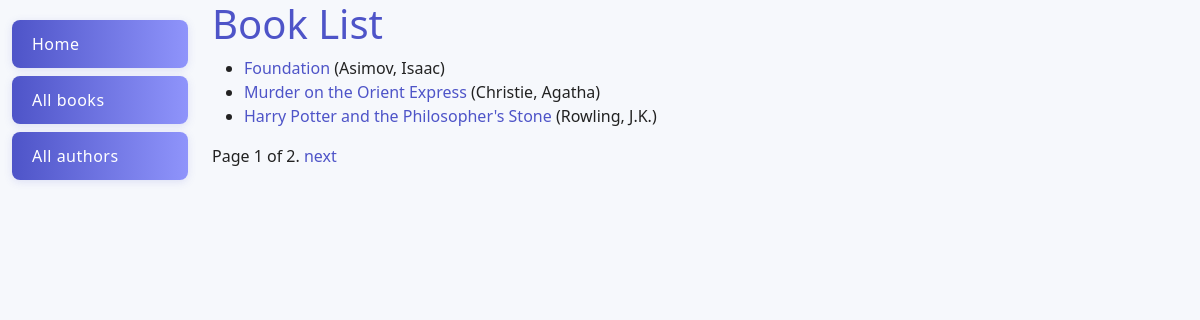
/catalog/books/, run on the app's committed database.
### catalog/models.py (models this page shows, shortened)
class Book(models.Model):
    title = models.CharField(max_length=200)
    author = models.ForeignKey('Author', on_delete=models.RESTRICT, null=True)
    summary = models.TextField(max_length=1000, help_text="Enter a brief description of the book")
    isbn = models.CharField(
                            'ISBN', max_length=13,
                            unique=True,
                            help_text='13 Character '
                                      '<a href="https://www.isbn-international.org/content/what-isbn"'
                                      '>ISBN number</a>')
    genre = models.ManyToManyField(Genre, help_text="Select a genre for this book")
    language = models.ForeignKey('Language', on_delete=models.SET_NULL, null=True)
    def get_absolute_url(self):
        return reverse('book-detail', args=[str(self.id)])
    def display_genre(self):
        return ', '.join(genre.name for genre in self.genre.all()[:3])
    display_genre.short_description = 'Genre'

class Author(models.Model):
    first_name = models.CharField(max_length=100)
    last_name = models.CharField(max_length=100)
    date_of_birth = models.DateField(null=True, blank=True)
    date_of_death = models.DateField('Died', null=True, blank=True)
    class Meta:
        ordering = ['first_name', 'last_name']
    def __str__(self):
        return f'{self.last_name}, {self.first_name}'

### catalog/views.py (the view)
# urls.py: path('books/', views.BookListView.as_view(), name='books'),
class BookListView(generic.ListView):
    model = Book
    context_object_name = 'book_list'
    paginate_by = 3

### catalog/templates/catalog/book_list.html
{% extends "base_generic.html" %}
{% block content %}
  <h1>Book List</h1>
  {% if book_list %}
    <ul>
      {% for book in book_list %}
      <li>
        <a href="{{ book.get_absolute_url }}">{{ book.title }}</a>
        ({{book.author}})
      </li>
      {% endfor %}
    </ul>
  {% else %}
    <p>There are no books in the library.</p>
  {% endif %}
{% endblock %}

### catalog/static/catalog/css/styles.css (style rules this page uses)
body { font-family: 'Segoe UI', Arial, sans-serif; background: #f6f8fc; color: #222; margin: 0; padding: 0; }
h1, h2, h3 { color: #4e54c8; margin-top: 0; }
a { color: #4e54c8; text-decoration: none; transition: color 0.2s; }

### data on the page
Book: title "Foundation", author "Asimov, Isaac"
Book: title "Murder on the Orient Express", author "Christie, Agatha"
Book: title "Harry Potter and the Philosopher's Stone", author "Rowling, J.K."

### other printed values
{{ page_obj.number }} "1"
{{ page_obj.paginator.num_pages }} "2"
